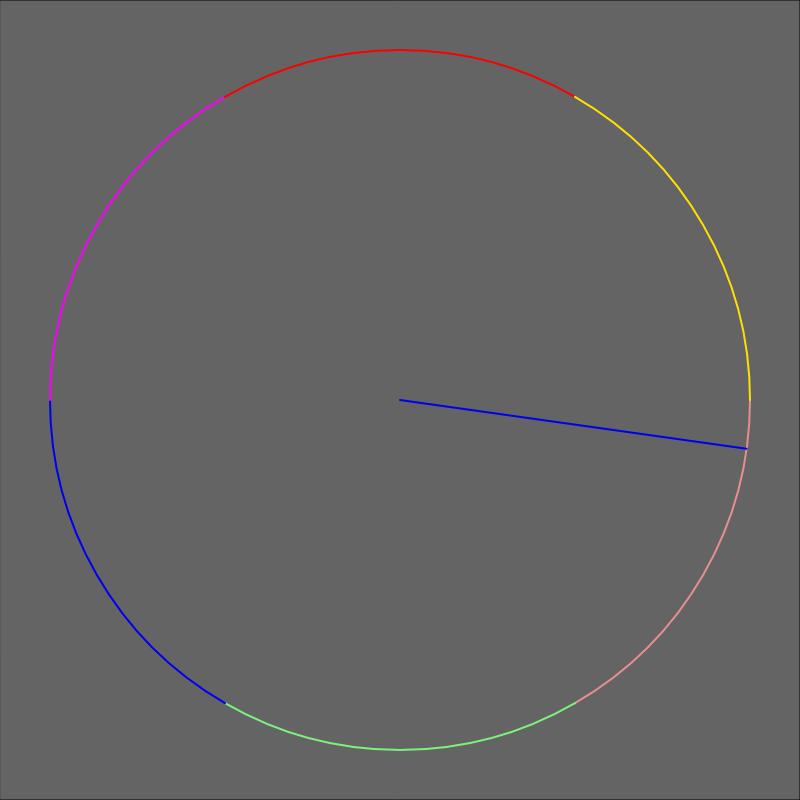
Frame 1 (no input)
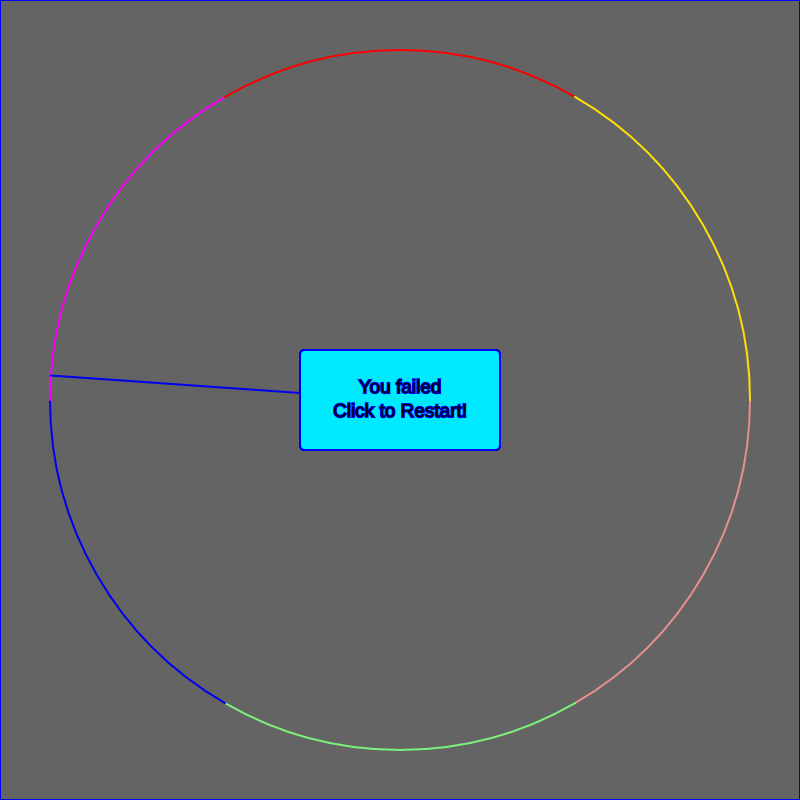
Frame 60 (no input)
Frame 120 (the mouse pressed at the canvas centre since frame 60): identical to frame 60, image omitted

The p5.js sketch that drew these frames (run headless with seeded random() and noise() and a simulated clock; from frame 60 on, the mouse is pressed at the canvas centre):

// p5.js sketch
// ── sketch.js


var canvasWidth = 800;
var canvasHeight = 800;
var x = 100;
var y = 100;
var xspeed = 2.5;
var yspeed = 2;

var radius = 350;
var angle = 0;
var clock = true;
var DEBUG = false;
var shared = {};
var rollingBack = false;

var STATE_IDLE = 0;
var STATE_HITTING = 1;
var STATE_GAMEOVER = 3;
var STATE_ROLLINGBACK = 2;

var state = STATE_IDLE;


function setup() {
  createCanvas(canvasWidth, canvasHeight);
  shared.circleColors = [
      color(230, 143, 143),
      color(125, 240, 125),
      color(0, 0, 240),
      color(250, 0, 250),
      color(250, 0, 0),
      color(255, 222, 8)];

  shared.colorSize = shared.circleColors.length;
  shared.hitted = false;
  shared.lineColorIndex = randomExclude(0, shared.colorSize -1, 1);


  shared.buttonRestart = new Button({
      label: "You failed\nClick to Restart!"
  });
  shared.buttonRestart.centerSize(canvasWidth/2, canvasHeight/2, 200, 100);
};
var crossed = false;
var lastHit = false;
var randomInt = function(low, high) {
    var result =  floor(random(low, high + 1));
    if(result === high+1) {
        result = low;
    }
    return result;
};

var randomExclude = function(low, high, exclude) {
    var result = randomInt(low, high-1);
    if(result >= exclude) {
        result = exclude + 1;
    }
    return result;
};


function drawBackground() {
  //fill(100，100，100);
  fill(100, 100, 100);
  rect(0, 0, canvasWidth, canvasHeight);
}

function drawBall() {
  x = x + xspeed;
  y = y + yspeed;

  if ((x > width) || (x < 0)) {
    xspeed = xspeed * -1;
  }
  if ((y > height) || (y < 0)) {
    yspeed = yspeed * -1;
  }
  stroke(0);
  strokeWeight(2);
  fill(255, 0, 0);
  ellipse(x, y, 48, 48);
}

function rectLeftTop() {
  noStroke();
  fill(0, 255, 1);
  rect(0, 0, 50, 30);
}

function drawLine() {
  //line
  stroke(0, 173, 0);
  strokeWeight(4);
  line(0, 0, 100, 310);
}

function drawArc() {
  strokeWeight(2);
  arc(100, 100, 200, 200, 0, 80);
}

function rad(angle) {
   return angle / 180 * Math.PI;
}

function mousePressed() {
    if (state === STATE_GAMEOVER) {
      state = STATE_IDLE;
      angle = 0;
      //shared.lineColorIndex = randomExclude(0, 0 shared.lineColorIndex);
      return;
    } else if (state !== STATE_HITTING) {
      console.log("gameOver because !crossed!");
      state = STATE_GAMEOVER;
      return;
    } else {//HITTING
      clock = !clock;
      state = STATE_ROLLINGBACK;
      shared.lineColorIndex = randomExclude(0, shared.colorSize -1, shared.lineColorIndex);
    }
};

function draw() {
  //background(51);
  if(state  == STATE_GAMEOVER) {
    shared.buttonRestart.draw();
    return;
  }
  drawBackground();
  noFill();
  var centerX = canvasWidth / 2;
  var centerY = canvasHeight / 2;
  var circleColors = shared.circleColors;

  var range = 360 / shared.circleColors.length;
  if(DEBUG) {
    console.log("length: " + shared.circleColors.length);
    console.log("range: " + range);
  }
  var angleBegin = 0;
  strokeWeight(2);

  for(var i = 0; i < circleColors.length; i++) {
      stroke(circleColors[i]);
      arc(centerX, centerY, radius * 2, radius * 2, rad(angleBegin), rad(angleBegin + range));
      angleBegin = angleBegin + range;
  }
  var gameOver = (state === STATE_GAMEOVER);
  if(!gameOver) {
    angle += (clock ?  1 : -1) * 8;
    if(angle > 360) {
        angle -= 360;
    }
    if(angle < 0) {
        angle += 360;
    }
  }
  var colorIndex = floor((angle/range)) % circleColors.length;
  if(DEBUG) {
      println("range : " + range + " angle: " + angle + "colorIndex: " + colorIndex);
  }
  var currentColor = circleColors[colorIndex];
  stroke(circleColors[shared.lineColorIndex]);
  line(centerX, centerY, centerX + radius * cos(rad(angle)), centerY + radius * sin(rad(angle)));
  var hit = (colorIndex == shared.lineColorIndex);
  console.log("colorIndex : " + colorIndex + "  lineColorIndex : " + shared.lineColorIndex);
  if (hit) {
     console.log("hit");
  }
  console.log("old state : " + state);
  if (state === STATE_ROLLINGBACK) {
     if(!hit) {
       state = STATE_IDLE;
     }
  }else if(state === STATE_IDLE) {
     if(hit) {
       state = STATE_HITTING;
     }
  }else if(state === STATE_HITTING) {
     if(!hit) {
      state = STATE_GAMEOVER;
     }
  }else if(state === STATE_ROLLINGBACK) {
    if(!hit){
      state = STATE_IDLE;
    }
  }
  console.log("new state : " + state);

};


// ── button.js
var Button = function(config) {
    this.x = config.x || 0;
    this.y = config.y || 0;
    this.width = config.width || 150;
    this.height = config.height || 50;
    this.label = config.label || "Click";
    this.onClick = config.onClick || function() {};

};

Button.prototype.draw = function() {
    fill(0, 234, 255);
    rect(this.x, this.y, this.width, this.height, 5);
    fill(0, 0, 0);
    textSize(19);
    textAlign(CENTER, CENTER);
    text(this.label, this.x + this.width/2, this.y+this.height/2);
};

Button.prototype.handleMouseClick = function() {
    if (this.isMouseInside()) {
        this.onClick();
    }
};

Button.prototype.centerSize = function(centerX, centerY, width, height) {
    this.x = centerX - width / 2;
    this.y = centerY - height / 2;
    this.width = width;
    this.height = height; 
}
